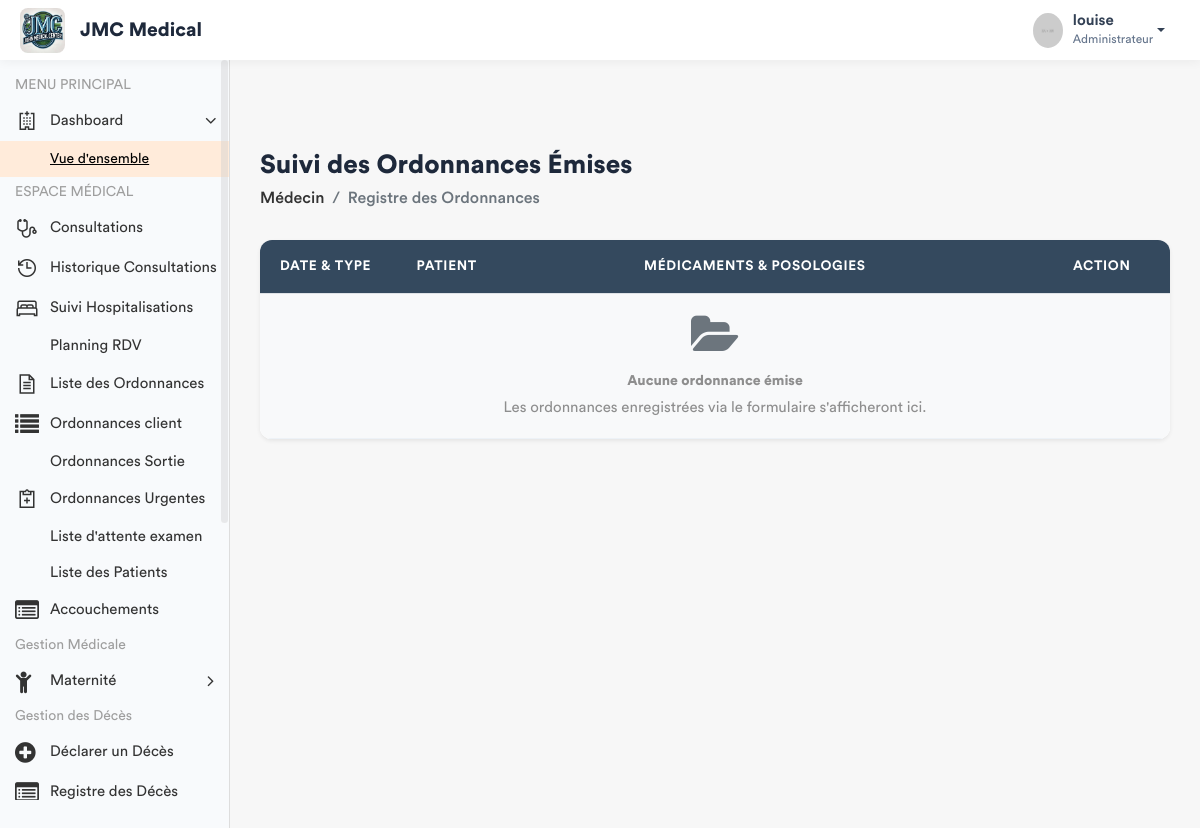
/medecin/ordonnances-delivrees/ (signed in), run on an earlier commit of the app's database.
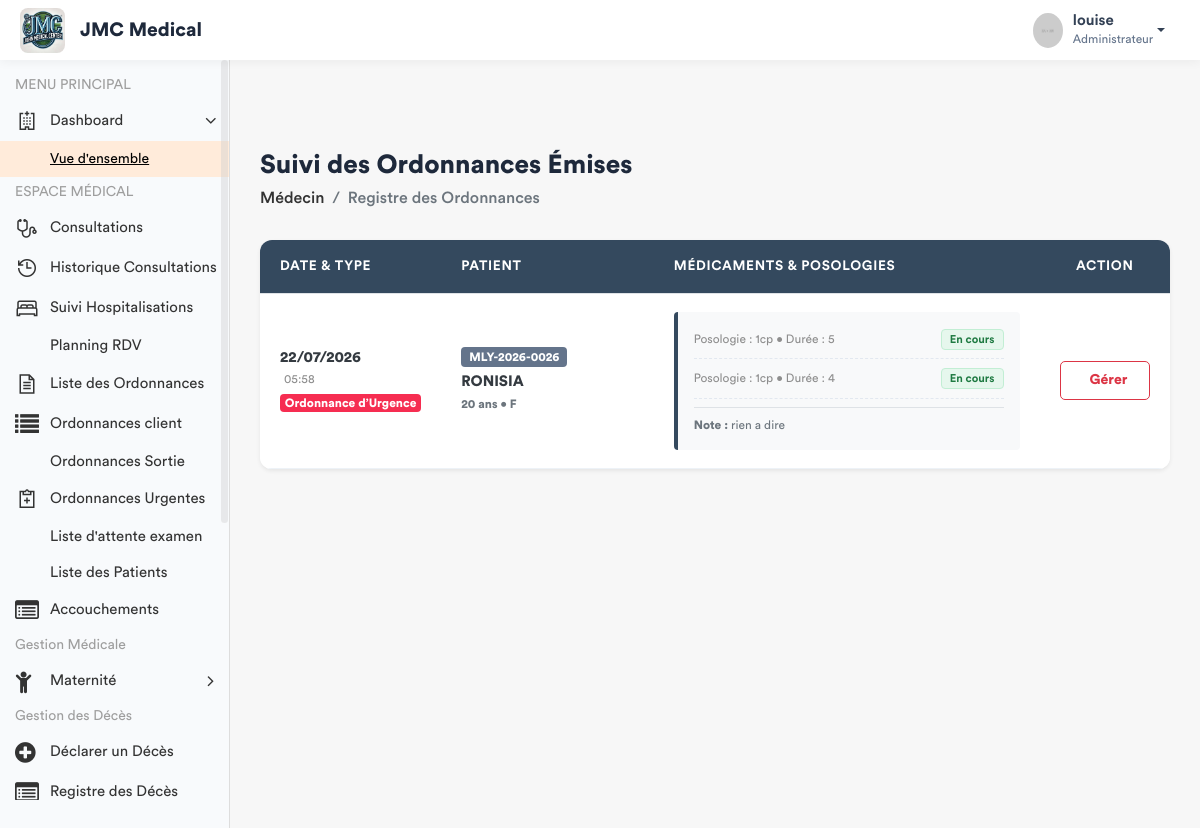
And on a later commit of the database.
### app/models.py (models this page shows, shortened)
class Ordonnance(models.Model):
    TYPE_CHOICES = [('URGENCE', 'Ordonnance d’Urgence'), ('DEFINITIVE', 'Ordonnance Définitive')]
    consultation = models.ForeignKey('Consultation', on_delete=models.CASCADE)
    date_prescrite = models.DateTimeField(default=timezone.now)
    type_ordonnance = models.CharField(max_length=20, choices=TYPE_CHOICES, default='URGENCE')
    diagnostic = models.CharField(max_length=255, blank=True)
    observation = models.TextField(blank=True)
    hopital = models.ForeignKey(Hopital , on_delete= models.SET_NULL , null = True)

class Consultation(models.Model):
    triage = models.OneToOneField(SigneVital, db_index=True, on_delete=models.CASCADE)
    medecin = models.ForeignKey(settings.AUTH_USER_MODEL, on_delete=models.SET_NULL, null=True)
    motif_consultation = models.TextField(verbose_name="Motif")
    antecedent = models.CharField(max_length  = 255 , null = True , blank = True)
    histoire_maladie = models.TextField(verbose_name="Histoire de la maladie")
    examen_physique = models.TextField(verbose_name="Examen physique")
    complement_d_anamnese = models.CharField(max_length=200, null=True)
    hypothese_diagnostique = models.TextField(verbose_name="Hypothèse diagnostique")
    date_creation = models.DateTimeField(default=timezone.now)
    consultation_payee = models.BooleanField(default=False, verbose_name="Consultation payée")
    session = models.OneToOneField(SessionSoins, on_delete=models.CASCADE, null=True)
    hopital = models.ForeignKey(Hopital , on_delete= models.SET_NULL , null = True)

class SigneVital(models.Model):
    patient = models.ForeignKey(Patient, on_delete=models.CASCADE)
    temperature = models.DecimalField(max_digits=4, decimal_places=1)
    poids = models.DecimalField(max_digits=5, decimal_places=2)
    tension_arterielle = models.CharField(max_length=10)
    frequence_cardiaque = models.IntegerField()
    frequence_respiratoire = models.IntegerField(null=True, blank=True)
    saturation_oxygene = models.IntegerField(null=True, blank=True)
    date_prelevement = models.DateTimeField(default=timezone.now)
    infirmier = models.ForeignKey(User, on_delete=models.SET_NULL, null=True)
    est_consulte = models.BooleanField(default=False)
    session = models.ForeignKey(SessionSoins, on_delete=models.CASCADE, related_name='signes_vitaux', null=True)
    hopital = models.ForeignKey(Hopital , on_delete= models.SET_NULL , null = True)

class Patient(models.Model):
    TYPE_CHOICES = [
        ('SIMPLE', 'Patient Simple'),
        ('FIDELE', 'Patient Fidèle'),
        ('CONVENTIONNE', 'Patient Conventionné'),
    ]
    code_patient = models.CharField(max_length=20, unique=True, editable=False)
    noms = models.CharField(max_length=100)
    service = models.ForeignKey('Service', on_delete=models.PROTECT, related_name='patients', null=True)
    sexe = models.CharField(max_length=1, choices=[('M', 'Masculin'), ('F', 'Féminin')])
    age = models.CharField(max_length=30)
    adresse = models.TextField()
    telephone = models.CharField(max_length=20)
    hopital = models.ForeignKey(Hopital , on_delete=models.SET_NULL , related_name= 'patient_hopital', null = True)
    type_patient = models.CharField(max_length=15, choices=TYPE_CHOICES, default='SIMPLE')
    a_carte_fidelite = models.BooleanField(default=False, verbose_name="Possède carte de fidélité")
    entreprise = models.ForeignKey(
        'Entreprise',
        on_delete=models.SET_NULL,
        null=True,
        blank=True,
        related_name='patients',
        verbose_name="Entreprise (si conventionné)"
    )
    fiche_payee = models.BooleanField(default=False)
    created_by = models.ForeignKey(User, on_delete=models.SET_NULL, null=True, related_name='patients_crees')
    date_creation = models.DateTimeField(auto_now_add=True)
    date_modification = models.DateTimeField(auto_now=True)

class Medicament(models.Model):
    ordonnance = models.ForeignKey('Ordonnance', on_delete=models.CASCADE, related_name='medicaments')
    nom = models.CharField(max_length=255)
    posologie = models.CharField(max_length=255)
    duree = models.CharField(max_length=100)
    quantite = models.PositiveIntegerField(default=1, null = True, blank= True)
    hopital = models.ForeignKey(Hopital , on_delete= models.SET_NULL , null = True)
    STATUT_CHOICES = [('EN_COURS', 'En cours'), ('STOPPE', 'Stoppé')]
    statut = models.CharField(max_length=20, choices=STATUT_CHOICES, default='EN_COURS')

### app/views.py (the view, shortened to what this page needs)
# urls.py: path('medecin/ordonnances-delivrees/', views.liste_ordonnances_delivrees_view, name='liste_ordonnances_delivrees'),
@login_required
def liste_ordonnances_delivrees_view(request):
    role = Fonction.objects.select_related('hopital', 'fonctionKey').filter(userKey=request.user).first()
    hopital_user = role.hopital if role else None
    fonctionKey = role.fonctionKey.roleName if role and role.fonctionKey else None
    ordonnances_medecin = Ordonnance.objects.select_related(
        'consultation__triage__patient'
    ).prefetch_related(
        'medicaments'
    ).filter(
        hopital=hopital_user
    ).order_by('-date_prescrite')
    context = {
        'ordonnances_medecin': ordonnances_medecin,
        'fonctionKey': fonctionKey
    }
    return render(request, 'back-end/medecin/liste_ordonnances_delivrees.html', context)

### app/templates/back-end/medecin/liste_ordonnances_delivrees.html (shortened to what this page needs)
<!DOCTYPE html>
{% load static %}
<html lang="fr">
<head>
    {% include 'back-end/includes/css.html' %}
</head>
<body>
    <div class="main-wrapper">
        {% include 'back-end/includes/header.html' %}
        {% include 'back-end/includes/sidebar.html' %}
        <div class="page-wrapper">
            <div class="content container-fluid">
                <div class="page-header">
                    <div class="row">
                        <div class="col">
                            <h3 class="page-title" style="font-weight: 700; color: #1e293b;">Suivi des Ordonnances Émises</h3>
                            <ul class="breadcrumb">
                                <li class="breadcrumb-item"><a href="#">Médecin</a></li>
                                <li class="breadcrumb-item active">Registre des Ordonnances</li>
                            </ul>
                        </div>
                    </div>
                </div>
                <div class="card shadow-sm custom-table-card">
                    <div class="card-body p-0">
                        <div class="table-responsive">
                            <table class="table table-modern table-hover mb-0" width="100%">
                                <thead>
                                    <tr>
                                        <th style="width: 15%;">Date & Type</th>
                                        <th style="width: 25%;">Patient</th>
                                        <th style="width: 45%;">Médicaments & Posologies</th>
                                        <th style="width: 15%;" class="text-center">Action</th>
                                    </tr>
                                </thead>
                                <tbody>
                                    {% for ord in ordonnances_medecin %}
                                    <tr>
                                        <td class="align-middle">
                                            <div class="text-dark font-weight-bold">{{ ord.date_prescrite|date:"d/m/Y" }}</div>
                                            <small class="text-muted d-block mb-1">{{ ord.date_prescrite|date:"H:i" }}</small>
                                            <span class="badge {% if ord.type_ordonnance == 'URGENCE' %}badge-danger{% else %}badge-info{% endif %} font-weight-bold" style="font-size: 0.75rem;">
                                                {{ ord.get_type_ordonnance_display }}
                                            </span>
                                        </td>
                                        <td class="align-middle">
                                            <span class="badge badge-secondary mb-1 px-2 py-1" style="font-size: 0.75rem; background-color: #64748b;">
                                                {{ ord.consultation.triage.patient.code_patient }}
                                            </span>
                                            <span class="d-block text-uppercase font-weight-bold text-dark">{{ ord.consultation.triage.patient.noms }}</span>
                                            <small class="text-secondary font-weight-bold">{{ ord.consultation.triage.patient.age }} ans &bull; {{ ord.consultation.triage.patient.sexe }}</small>
                                        </td>
                                        <td class="align-middle">
                                            <div class="bg-light p-3 rounded" style="border-left: 4px solid #34495e;">
                                                {% for medoc in ord.medicaments.all %}
                                                <div class="d-flex justify-content-between align-items-center medoc-item">
                                                    <div>
                                                        <span class="text-muted small d-block">
                                                            Posologie : {{ medoc.posologie }} &bull; Durée : {{ medoc.duree }}
                                                        </span>
                                                    </div>
                                                    <div>
                                                        {% if medoc.statut == 'EN_COURS' %}
                                                            <span class="badge badge-actif px-2 py-1 small">En cours</span>
                                                        {% else %}
                                                            <span class="badge badge-stoppe px-2 py-1 small">Stoppé</span>
                                                        {% endif %}
                                                    </div>
                                                </div>
                                                {% endfor %}
                                                {% if ord.observation %}
                                                    <div class="mt-2 pt-2 border-top small text-secondary">
                                                        <strong>Note :</strong> {{ ord.observation }}
                                                    </div>
                                                {% endif %}
                                            </div>
                                        </td>
                                        <td class="text-center align-middle">
                                            <button type="button" class="btn btn-outline-danger btn-sm btn-block font-weight-bold py-2" data-toggle="modal" data-target="#modalGerer{{ ord.id }}">
                                                 Gérer
                                            </button>
                                        </td>
                                    </tr>
                                    {% empty %}
                                    <tr>
                                        <td colspan="4" class="text-center py-5 bg-light">
                                            <div class="text-muted">
                                                <i class="fa fa-folder-open fa-3x mb-3 text-secondary"></i>
                                                <h5 class="font-weight-bold">Aucune ordonnance émise</h5>
                                                <p class="mb-0">Les ordonnances enregistrées via le formulaire s'afficheront ici.</p>
                                            </div>
                                        </td>
                                    </tr>
                                    {% endfor %}
                                </tbody>
                            </table>
                        </div>
                    </div>
                </div>
            </div>
        </div>
    </div>
</body>
</html>

### app/templates/back-end/includes/header.html (shortened to what this page needs)
{% load static %}
<header class="header-modern" style="background: #ffffff; height: 60px; box-shadow: 0 2px 10px rgba(0,0,0,0.05); display: flex; align-items: center; padding: 0 20px; position: relative; z-index: 1060;">
    <div class="header-left" style="display: flex; align-items: center;">
        <a href="{% url 'home' %}" class="logo">
            <img src="{% static 'front-end/assets/img/dr/jmc.jpeg' %}" width="45" height="45" alt="Moyanoli" style="border-radius: 8px;">
        </a>
        <span style="font-weight: 700; font-size: 1.2rem; margin-left: 15px; color: #1e293b;">JMC Medical</span>
    </div>
    <ul class="nav user-menu" style="list-style: none; display: flex; align-items: center; margin-left: auto;">
        <li class="nav-item dropdown has-arrow main-drop">
            <a href="#" class="dropdown-toggle nav-link" data-toggle="dropdown" style="display: flex; align-items: center; color: #334155; text-decoration: none;">
                <span class="user-img" style="margin-right: 10px;">
                    <img src="{% static 'back-end/assets/img/profiles/avatar-21.jpg' %}" width="35" height="35" alt="User" style="border-radius: 50%;">
                </span>
                <div style="line-height: 1.2;">
                    <span style="font-weight: 600; display: block;">{{ user.username }}</span>
                    <span style="font-size: 0.75rem; color: #64748b;">Administrateur</span>
                </div>
            </a>
        </li>
    </ul>
</header>

What changed in the data, as far as the page shows it:
added Ordonnance: date_prescrite "22/07/2026", date_prescrite "05:58", type_ordonnance "Ordonnance d’Urgence", consultation.triage.patient.code_patient "MLY-2026-0026", consultation.triage.patient.noms "RONISIA", consultation.triage.patient.age "20", consultation.triage.patient.sexe "F", observation "rien a dire"
added Medicament: posologie "1cp", duree "5", statut "En cours"
added Medicament: posologie "1cp", duree "4", statut "En cours"
Also different on the page:
text no longer shown: "Aucune ordonnance émise Les ordonnances enregistrées via le formulaire s'afficheront ici."
